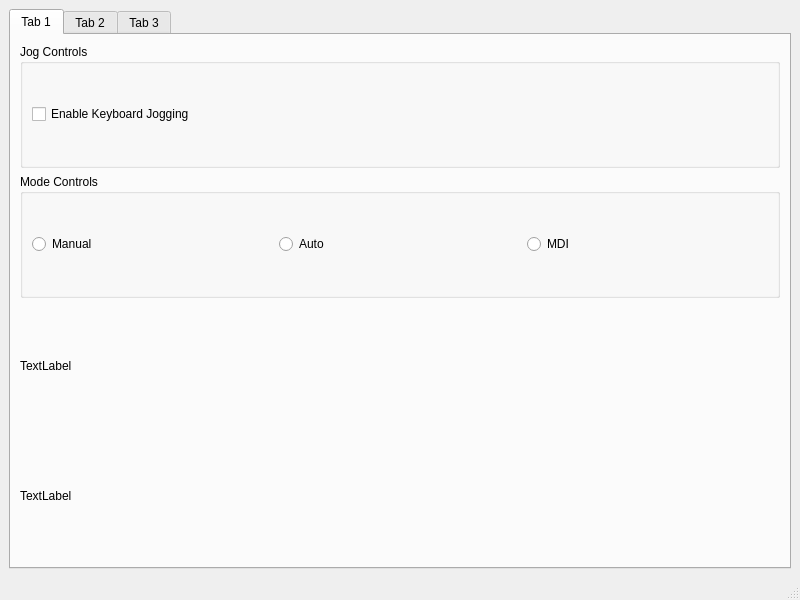
<?xml version="1.0" encoding="UTF-8"?>
<ui version="4.0">
 <class>MainWindow</class>
 <widget class="QMainWindow" name="MainWindow">
  <property name="geometry">
   <rect>
    <x>0</x>
    <y>0</y>
    <width>800</width>
    <height>600</height>
   </rect>
  </property>
  <property name="windowTitle">
   <string>MainWindow</string>
  </property>
  <widget class="QWidget" name="centralwidget">
   <layout class="QVBoxLayout" name="verticalLayout">
    <item>
     <widget class="QTabWidget" name="tabWidget">
      <property name="currentIndex">
       <number>0</number>
      </property>
      <widget class="QWidget" name="tab">
       <attribute name="title">
        <string>Tab 1</string>
       </attribute>
       <layout class="QVBoxLayout" name="verticalLayout_2">
        <item>
         <widget class="QGroupBox" name="groupBox">
          <property name="title">
           <string>Jog Controls</string>
          </property>
          <layout class="QHBoxLayout" name="horizontalLayout">
           <item>
            <widget class="QCheckBox" name="checkBox_2">
             <property name="text">
              <string>Enable Keyboard Jogging</string>
             </property>
            </widget>
           </item>
          </layout>
         </widget>
        </item>
        <item>
         <widget class="QGroupBox" name="groupBox_2">
          <property name="title">
           <string>Mode Controls</string>
          </property>
          <layout class="QHBoxLayout" name="horizontalLayout_2">
           <item>
            <widget class="QRadioButton" name="radioButton_3">
             <property name="text">
              <string>Manual</string>
             </property>
            </widget>
           </item>
           <item>
            <widget class="QRadioButton" name="radioButton_2">
             <property name="text">
              <string>Auto</string>
             </property>
            </widget>
           </item>
           <item>
            <widget class="QRadioButton" name="radioButton">
             <property name="text">
              <string>MDI</string>
             </property>
            </widget>
           </item>
          </layout>
         </widget>
        </item>
        <item>
         <widget class="QLabel" name="key_lb">
          <property name="text">
           <string>TextLabel</string>
          </property>
         </widget>
        </item>
        <item>
         <widget class="QLabel" name="label">
          <property name="text">
           <string>TextLabel</string>
          </property>
         </widget>
        </item>
       </layout>
      </widget>
      <widget class="QWidget" name="tab_2">
       <attribute name="title">
        <string>Tab 2</string>
       </attribute>
       <layout class="QVBoxLayout" name="verticalLayout_3">
        <item>
         <widget class="QComboBox" name="comboBox"/>
        </item>
        <item>
         <widget class="QSpinBox" name="spinBox"/>
        </item>
        <item>
         <widget class="QDoubleSpinBox" name="doubleSpinBox"/>
        </item>
        <item>
         <widget class="QSlider" name="horizontalSlider">
          <property name="orientation">
           <enum>Qt::Horizontal</enum>
          </property>
         </widget>
        </item>
       </layout>
      </widget>
      <widget class="QWidget" name="tab_3">
       <attribute name="title">
        <string>Tab 3</string>
       </attribute>
       <layout class="QVBoxLayout" name="verticalLayout_4">
        <item>
         <widget class="QLineEdit" name="lineEdit"/>
        </item>
        <item>
         <widget class="QPlainTextEdit" name="plainTextEdit"/>
        </item>
       </layout>
      </widget>
     </widget>
    </item>
   </layout>
  </widget>
  <widget class="QMenuBar" name="menubar">
   <property name="geometry">
    <rect>
     <x>0</x>
     <y>0</y>
     <width>800</width>
     <height>24</height>
    </rect>
   </property>
  </widget>
  <widget class="QStatusBar" name="statusbar"/>
 </widget>
 <resources/>
 <connections/>
</ui>
